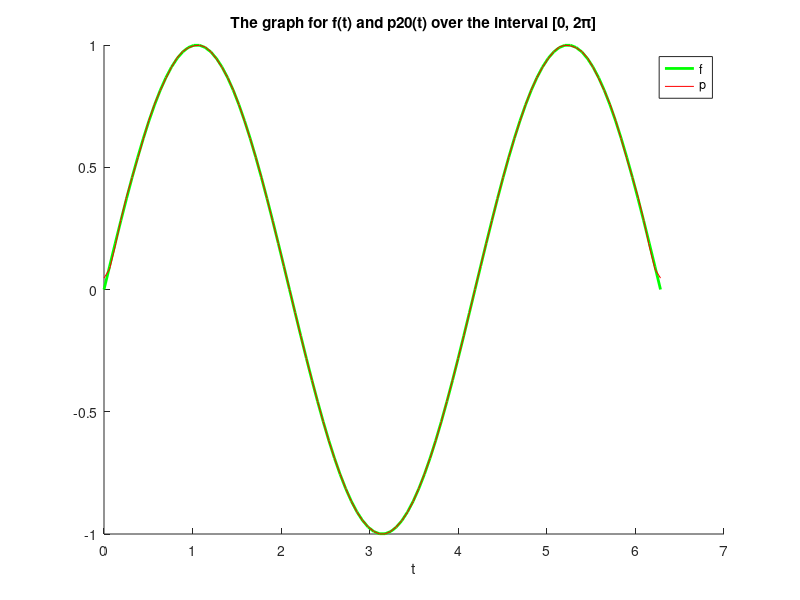
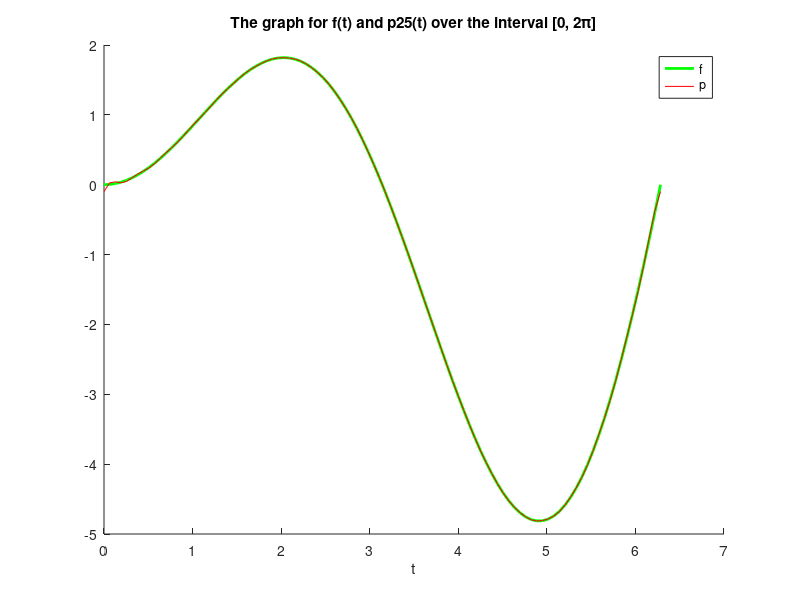

Recreate these plots in MATLAB, in order.
%% AAE 301 HW 4
% Nick Mondora
%% QUESTION 1

% creating function
t = linspace(0, 2*pi);
f = sin(1.5*t);

% finding ak's
a0 = 2/(3*pi);
psi0 = 1;

p = 0;
n = 20;
ak_list = [];
k_list = -n:1:n;

for k=k_list
    if k == 0
        ak = a0;
    else
        ak = -6 / (pi*(4*k^2 - 9));
    end
    ak_list = [ak_list, ak];
    psik = exp(-1i*k*t);
    p = p + ak*psik;
end

disp('this should small');
disp(norm(imag(p)));
p = real(p);

% plot function and approximation
figure(1);
clf;
hold on;
plot(t, f, 'g', 'LineWidth', 2);
plot(t, p, 'r');
xlabel('t');
legend('f', 'p')
title("The graph for f(t) and p20(t) over the interval [0, 2π]")
hold off;

%% QUESTION 3

% PART A

% creating function
t = linspace(0, 2*pi);
f = t.*sin(t);

% finding ak's
a0 = -1;
psi0 = 1;

p = 0;
n = 20;
ak_list = [];
k_list = -n:1:n;
pn_norm_sq = 0;

for k=k_list
    if k == 0
        ak = a0;
    elseif k == 1
        ak = -1/4 + (pi/2)*1i;
    elseif k == -1
        ak = -1/4 - (pi/2)*1i;
    else
        ak = 1/(k^2 - 1);
    end
    ak_list = [ak_list, ak];
    psik = exp(-1i*k*t);
    %psik = cos(k*t);
    p = p + ak*psik;
    pn_norm_sq =  pn_norm_sq + abs(ak)^2;
end

disp('this should small');
disp(norm(imag(p)));
p = real(p);

% plot function and approximation
figure(2);
clf;
hold on;
plot(t, f, 'g', 'LineWidth', 2);
plot(t, p, 'r');
xlabel('t');
legend('f', 'p')
title("The graph for f(t) and p25(t) over the interval [0, 2π]")
hold off;
%%
% PART B
norm_sq = (2*pi^2)/3 - 1/4;

error = sqrt(norm_sq - pn_norm_sq);
fprintf("Error: %f", error)